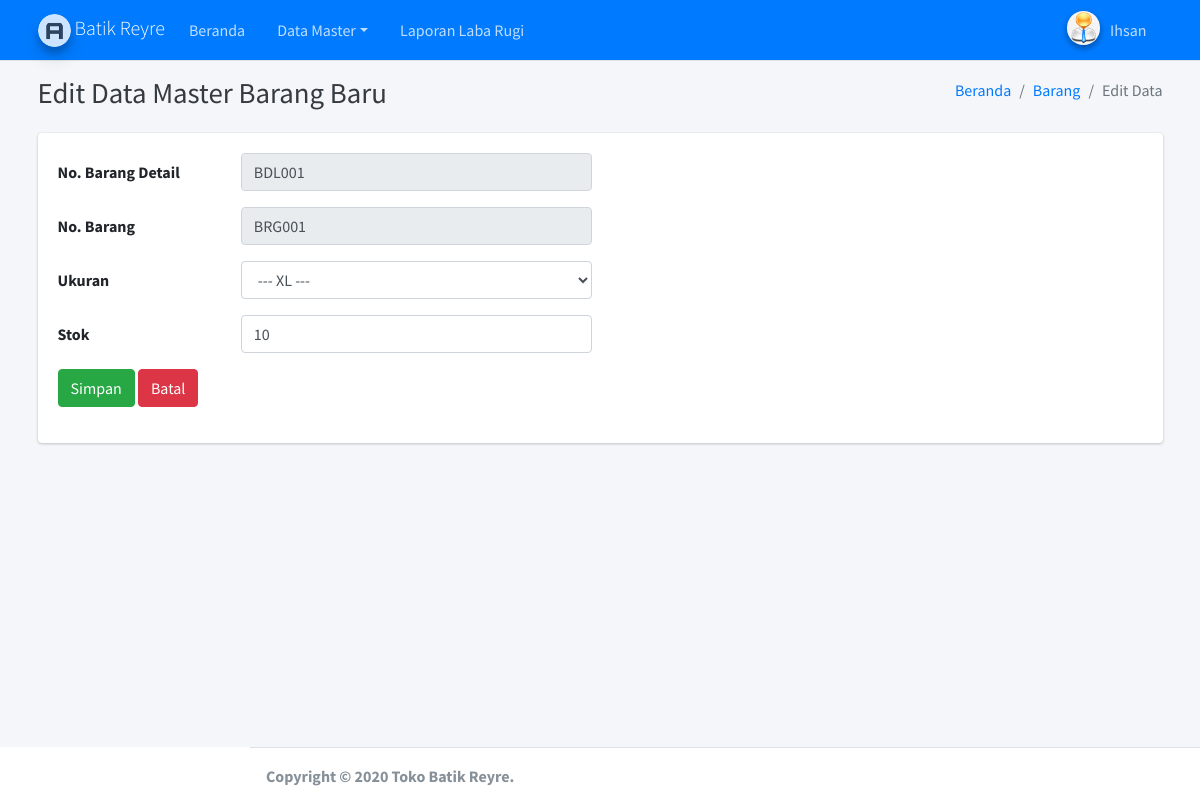
/paneladmin/admin.php?hlm=barang&aksi=detail&no_brg=BRG001&aksi2=edit2&no_brg_detail=BDL001 (signed in), run on the app's committed database.
### tables this page shows
CREATE TABLE `tbl_barang_detail` (
  `no_brg_detail` varchar(50) NOT NULL,
  `no_brg` varchar(50) NOT NULL,
  `ukuran` varchar(5) NOT NULL,
  `stok` int(100) NOT NULL
);

### paneladmin/site/barang/brg_detail/barang_detail_edit.php (the view, shortened to what this page needs)
<?php
if( empty( $_SESSION['id_user'] ) ){
	$_SESSION['err'] = '<strong>ERROR!</strong> Anda harus login terlebih dahulu.';
	header('Location: ./');
	die();
} else {
	if( isset( $_REQUEST['submit'] )){
		$no_brg_detail = $_REQUEST['no_brg_detail'];
		$no_brg = $_REQUEST['no_brg'];
		$ukuran = $_REQUEST['ukuran'];
		$stok = $_REQUEST['stok'];
		$sql = mysqli_query($koneksi, "UPDATE tbl_barang_detail SET no_brg='$no_brg', ukuran='$ukuran', stok='$stok' WHERE no_brg_detail='$no_brg_detail'");
		if($sql == true){
			echo '<META HTTP-EQUIV="Refresh" Content="0; URL=./admin.php?hlm=barang&aksi=detail&no_brg='.$no_brg.'">';
			die();
		} else {
			echo 'ERROR! Periksa penulisan querynya.';
		}
	} else {
		$no_brg_detail = $_REQUEST['no_brg_detail'];
		$sql = mysqli_query($koneksi, "SELECT * FROM tbl_barang_detail WHERE no_brg_detail='$no_brg_detail'") or die( mysqli_error($koneksi));
		while($row = mysqli_fetch_array($sql)){
?>
  <div class="content-wrapper">
    <div class="content-header">
      <div class="container">
        <div class="row mb-2">
          <div class="col-sm-6">
            <h1 class="m-0 text-dark"> Edit Data Master Barang Baru</h1>
          </div>
          <div class="col-sm-6">
            <ol class="breadcrumb float-sm-right">
              <li class="breadcrumb-item"><a href="admin.php">Beranda</a></li>
              <li class="breadcrumb-item"><a href="./admin.php?hlm=barang">Barang</a></li>
			  <li class="breadcrumb-item active">Edit Data</li>
            </ol>
          </div>
        </div>
      </div>
    </div>
<div class="content">
<div class="container">
<div class="row">
<div class="col-lg-12">
<div class="card">
<form method="post" action="" class="form-horizontal" role="form" enctype="multipart/form-data">
<div class="card-body">
<div class="form-group row">
		<label for="no_brg_detail" class="col-sm-2 col-form-label">No. Barang Detail</label>
		<div class="col-sm-4">
			<input type="text" readonly="" class="form-control" id="no_brg_detail" name="no_brg_detail" value="<?php echo $row['no_brg_detail']; ?>" placeholder="No. Barang Detail" required>
		</div>
	</div>
	<div class="form-group row">
		<label for="no_brg" class="col-sm-2 col-form-label">No. Barang</label>
		<div class="col-sm-4">
			<input type="text" readonly="" class="form-control" id="no_brg" name="no_brg" value="<?php echo $row['no_brg']; ?>" placeholder="No. Barang" required>
		</div>
	</div>
	<div class="form-group row">
		<label for="ukuran" class="col-sm-2 col-form-label">Ukuran</label>
		<div class="col-sm-4">
			<select name="ukuran" class="form-control" required>
				<option value="<?php echo $row['ukuran']; ?>">--- <?php echo $row['ukuran']; ?> ---</option>
			</select>
		</div>
	</div>
	<div class="form-group row">
		<label for="stok" class="col-sm-2 col-form-label">Stok</label>
		<div class="col-sm-4">
			<input type="text" class="form-control" id="stok" value="<?php echo $row['stok']; ?>" name="stok" placeholder="Stok" required>
		</div>
	</div>
	<div class="form-group row">
		<div class="col-sm-4">
			<button type="submit" name="submit" class="btn btn-success">Simpan</button>
			<a href="./admin.php?hlm=barang&aksi=detail&no_brg=<?php echo $no_brg; ?>" type="submit" class="btn btn-danger">Batal</a>
		</div>
	</div>
</div>
</form>
</div>
</div>
</div>
</div>
</div>
<?php
	}
	}
}
?>

### data on the page
tbl_barang_detail: no_brg_detail "BDL001", no_brg "BRG001", stok "10"

### other printed values
$_SESSION['nm_admin'] "Ihsan"
